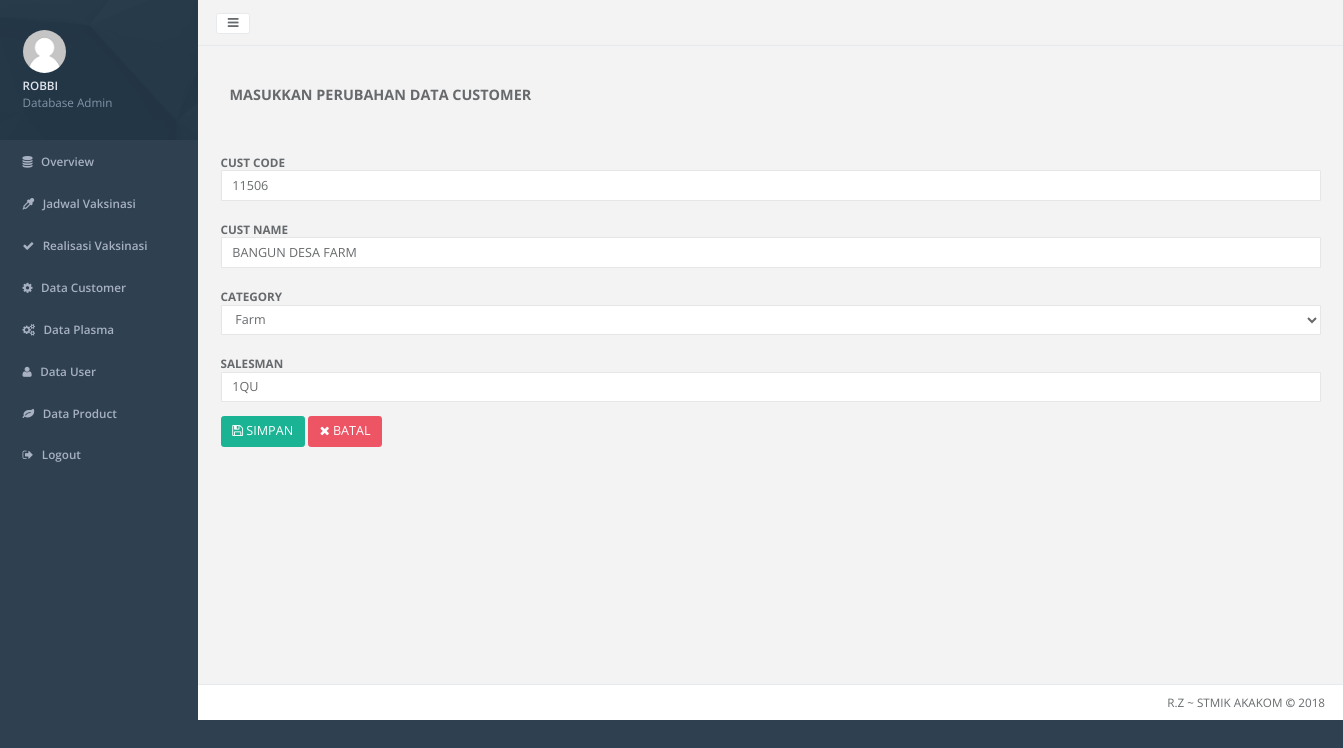
The page /_admin/home.php?hal=customer-edit&custcode=11506 (signed in) on the database its author committed.
### tables this page shows
CREATE TABLE `customer` (
  `custcode` char(5) NOT NULL,
  `custname` varchar(32) NOT NULL,
  `category` enum('PS','Farm','KK','KL','KN') NOT NULL,
  `salesman` varchar(3) NOT NULL
);

### _admin/customer-edit.php (the view, shortened to what this page needs)
<div class="wrapper wrapper-content animated fadeInRight">
    <h3><b>MASUKKAN PERUBAHAN DATA CUSTOMER</b></h3>
</div>
<?php
    $custcode = $_GET["custcode"];
    include "../koneksi.php";
    $sql = "select * from customer where custcode ='$custcode'";
    $hasil = mysqli_query($kon,$sql);
    $data = mysqli_fetch_array($hasil);
    $custcode     = $data['custcode'];
    $custname     = $data['custname'];
    $category     = $data['category'];
    $salesman     = $data['salesman'];
?>
<form class="form-horizontal" action="customer-simpan.php" method="post" enctype="multipart/form-data">
    <div class="form-group">
    <div class="col-sm-12">
        <label class="control-label" for="custcode">CUST CODE</label>
        <div class="controls">
            <input class="form-control" type="text" name="custcode" value="<?php echo $custcode; ?>">
        </div>
    </div>
    </div>
    <div class="form-group">
    <div class="col-sm-12">
        <label class="control-label" for="custname">CUST NAME</label>
        <div class="controls">
            <input class="form-control" type="text" name="custname" value="<?php echo $custname;?>">
        </div>
    </div>
    </div>
    <div class="form-group">
    <div class="col-sm-12">
        <label class="control-label" for="category">CATEGORY</label>
        <div class="controls">
            <select class="form-control" name="category">
              <option value="Farm" <?php if ($category == "Farm") echo "selected"; ?> >Farm</option>
            </select>
        </div>
    </div>
    </div>
    <div class="form-group">
    <div class="col-sm-12">
        <label class="control-label" for="salesman">SALESMAN</label>
        <div class="controls">
            <input class="form-control" type="text" name="salesman" value="<?php echo $salesman;?>">
        </div>
    </div>
    </div>
    <div class="form-group">
    <div class="col-sm-12 col-sm-10">
        <button type="submit" class="btn btn-primary"><i class="fa fa-floppy-o"></i>&nbsp;SIMPAN</button>
        <a class="btn btn-danger" href="home.php?hal=customer-data"><i class="fa fa-times"></i>&nbsp;BATAL </a>
    </div>
    </div>
</form>

### rows shown on the page
customer: custcode "11506", custname "BANGUN DESA FARM", category "Farm", salesman "1QU"

### other values the page prints
substr($username, 0, 30) "ROBBI"
